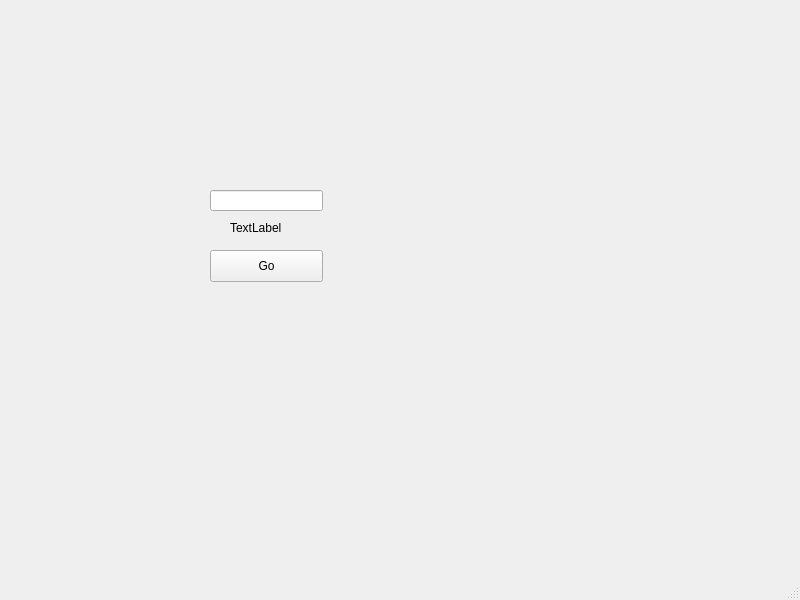
<?xml version="1.0" encoding="UTF-8"?>
<ui version="4.0">
 <class>MainWindow</class>
 <widget class="QMainWindow" name="MainWindow">
  <property name="geometry">
   <rect>
    <x>0</x>
    <y>0</y>
    <width>800</width>
    <height>600</height>
   </rect>
  </property>
  <property name="windowTitle">
   <string>MainWindow</string>
  </property>
  <widget class="QWidget" name="centralwidget">
   <widget class="QPushButton" name="goBtn">
    <property name="geometry">
     <rect>
      <x>210</x>
      <y>250</y>
      <width>113</width>
      <height>32</height>
     </rect>
    </property>
    <property name="text">
     <string>Go</string>
    </property>
   </widget>
   <widget class="QLineEdit" name="userInput">
    <property name="geometry">
     <rect>
      <x>210</x>
      <y>190</y>
      <width>113</width>
      <height>21</height>
     </rect>
    </property>
   </widget>
   <widget class="QLabel" name="displayLbl">
    <property name="geometry">
     <rect>
      <x>230</x>
      <y>220</y>
      <width>59</width>
      <height>16</height>
     </rect>
    </property>
    <property name="text">
     <string>TextLabel</string>
    </property>
   </widget>
  </widget>
  <widget class="QMenuBar" name="menubar">
   <property name="geometry">
    <rect>
     <x>0</x>
     <y>0</y>
     <width>800</width>
     <height>22</height>
    </rect>
   </property>
  </widget>
  <widget class="QStatusBar" name="statusbar"/>
 </widget>
 <resources/>
 <connections/>
</ui>
